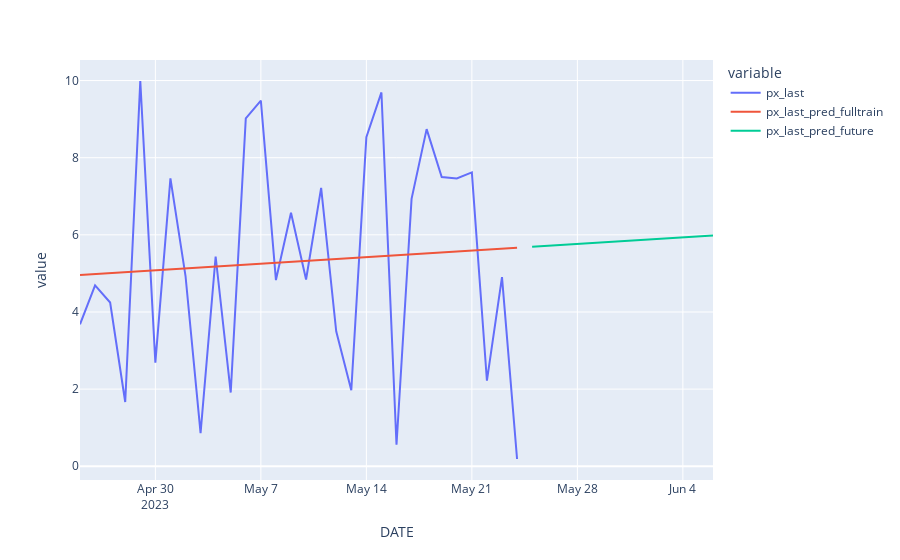

Source (notebook cell):
### Code cell
# But, what about the future?
# Using the full 30 days, let's predict 14 days into the future
import datetime 

future_range = 14 # days
df_future = pd.DataFrame({"date_ordinal":range(base_df['date_ordinal'].max()+1, base_df['date_ordinal'].max()+future_range)}, index=range(base_df.index.max()+1, base_df.index.max()+future_range))

X_future_pred = linear_model_full.predict(df_future)

df_future["px_last_pred_future"] = X_future_pred
df_future["DATE"] = pd.to_datetime(df_future['date_ordinal'].apply(lambda x: datetime.date.fromordinal(x)))

df_with_future = pd.concat([df_withavgs, df_future])

px.line(df_with_future, x="DATE", y=["px_last", "px_last_pred_fulltrain", "px_last_pred_future"])

### Figure 1 — Plotly figure (JSON) as saved in the notebook; plotly's stock layout.template omitted (floating-point values rounded to 4 significant figures)
{"data": [{"hovertemplate": "variable=px_last<br>DATE=%{x}<br>value=%{y}<extra></extra>", "legendgroup": "px_last", "line": {"color": "#636efa", "dash": "solid"}, "marker": {"symbol": "circle"}, "mode": "lines", "name": "px_last", "orientation": "v", "showlegend": true, "type": "scatter", "x": ["2023-04-25T00:00:00", "2023-04-26T00:00:00", "2023-04-27T00:00:00", "2023-04-28T00:00:00", "2023-04-29T00:00:00", "2023-04-30T00:00:00", "2023-05-01T00:00:00", "2023-05-02T00:00:00", "2023-05-03T00:00:00", "2023-05-04T00:00:00", "2023-05-05T00:00:00", "2023-05-06T00:00:00", "2023-05-07T00:00:00", "2023-05-08T00:00:00", "2023-05-09T00:00:00", "2023-05-10T00:00:00", "2023-05-11T00:00:00", "2023-05-12T00:00:00", "2023-05-13T00:00:00", "2023-05-14T00:00:00", "2023-05-15T00:00:00", "2023-05-16T00:00:00", "2023-05-17T00:00:00", "2023-05-18T00:00:00", "2023-05-19T00:00:00", "2023-05-20T00:00:00", "2023-05-21T00:00:00", "2023-05-22T00:00:00", "2023-05-23T00:00:00", "2023-05-24T00:00:00", "2023-05-25T00:00:00", "2023-05-26T00:00:00", "2023-05-27T00:00:00", "2023-05-28T00:00:00", "2023-05-29T00:00:00", "2023-05-30T00:00:00", "2023-05-31T00:00:00", "2023-06-01T00:00:00", "2023-06-02T00:00:00", "2023-06-03T00:00:00", "2023-06-04T00:00:00", "2023-06-05T00:00:00", "2023-06-06T00:00:00"], "xaxis": "x", "y": [3.679, 4.688, 4.246, 1.666, 9.988, 2.686, 7.462, 4.938, 0.8603, 5.438, 1.911, 9.02, 9.48, 4.827, 6.571, 4.841, 7.215, 3.498, 1.972, 8.53, 9.692, 0.5587, 6.933, 8.74, 7.498, 7.463, 7.618, 2.218, 4.902, 0.188, null, null, null, null, null, null, null, null, null, null, null, null, null], "yaxis": "y"}, {"hovertemplate": "variable=px_last_pred_fulltrain<br>DATE=%{x}<br>value=%{y}<extra></extra>", "legendgroup": "px_last_pred_fulltrain", "line": {"color": "#EF553B", "dash": "solid"}, "marker": {"symbol": "circle"}, "mode": "lines", "name": "px_last_pred_fulltrain", "orientation": "v", "showlegend": true, "type": "scatter", "x": ["2023-04-25T00:00:00", "2023-04-26T00:00:00", "2023-04-27T00:00:00", "2023-04-28T00:00:00", "2023-04-29T00:00:00", "2023-04-30T00:00:00", "2023-05-01T00:00:00", "2023-05-02T00:00:00", "2023-05-03T00:00:00", "2023-05-04T00:00:00", "2023-05-05T00:00:00", "2023-05-06T00:00:00", "2023-05-07T00:00:00", "2023-05-08T00:00:00", "2023-05-09T00:00:00", "2023-05-10T00:00:00", "2023-05-11T00:00:00", "2023-05-12T00:00:00", "2023-05-13T00:00:00", "2023-05-14T00:00:00", "2023-05-15T00:00:00", "2023-05-16T00:00:00", "2023-05-17T00:00:00", "2023-05-18T00:00:00", "2023-05-19T00:00:00", "2023-05-20T00:00:00", "2023-05-21T00:00:00", "2023-05-22T00:00:00", "2023-05-23T00:00:00", "2023-05-24T00:00:00", "2023-05-25T00:00:00", "2023-05-26T00:00:00", "2023-05-27T00:00:00", "2023-05-28T00:00:00", "2023-05-29T00:00:00", "2023-05-30T00:00:00", "2023-05-31T00:00:00", "2023-06-01T00:00:00", "2023-06-02T00:00:00", "2023-06-03T00:00:00", "2023-06-04T00:00:00", "2023-06-05T00:00:00", "2023-06-06T00:00:00"], "xaxis": "x", "y": [4.958, 4.982, 5.007, 5.031, 5.055, 5.08, 5.104, 5.128, 5.153, 5.177, 5.201, 5.226, 5.25, 5.274, 5.299, 5.323, 5.347, 5.372, 5.396, 5.421, 5.445, 5.469, 5.494, 5.518, 5.542, 5.567, 5.591, 5.615, 5.64, 5.664, null, null, null, null, null, null, null, null, null, null, null, null, null], "yaxis": "y"}, {"hovertemplate": "variable=px_last_pred_future<br>DATE=%{x}<br>value=%{y}<extra></extra>", "legendgroup": "px_last_pred_future", "line": {"color": "#00cc96", "dash": "solid"}, "marker": {"symbol": "circle"}, "mode": "lines", "name": "px_last_pred_future", "orientation": "v", "showlegend": true, "type": "scatter", "x": ["2023-04-25T00:00:00", "2023-04-26T00:00:00", "2023-04-27T00:00:00", "2023-04-28T00:00:00", "2023-04-29T00:00:00", "2023-04-30T00:00:00", "2023-05-01T00:00:00", "2023-05-02T00:00:00", "2023-05-03T00:00:00", "2023-05-04T00:00:00", "2023-05-05T00:00:00", "2023-05-06T00:00:00", "2023-05-07T00:00:00", "2023-05-08T00:00:00", "2023-05-09T00:00:00", "2023-05-10T00:00:00", "2023-05-11T00:00:00", "2023-05-12T00:00:00", "2023-05-13T00:00:00", "2023-05-14T00:00:00", "2023-05-15T00:00:00", "2023-05-16T00:00:00", "2023-05-17T00:00:00", "2023-05-18T00:00:00", "2023-05-19T00:00:00", "2023-05-20T00:00:00", "2023-05-21T00:00:00", "2023-05-22T00:00:00", "2023-05-23T00:00:00", "2023-05-24T00:00:00", "2023-05-25T00:00:00", "2023-05-26T00:00:00", "2023-05-27T00:00:00", "2023-05-28T00:00:00", "2023-05-29T00:00:00", "2023-05-30T00:00:00", "2023-05-31T00:00:00", "2023-06-01T00:00:00", "2023-06-02T00:00:00", "2023-06-03T00:00:00", "2023-06-04T00:00:00", "2023-06-05T00:00:00", "2023-06-06T00:00:00"], "xaxis": "x", "y": [null, null, null, null, null, null, null, null, null, null, null, null, null, null, null, null, null, null, null, null, null, null, null, null, null, null, null, null, null, null, 5.688, 5.713, 5.737, 5.761, 5.786, 5.81, 5.834, 5.859, 5.883, 5.907, 5.932, 5.956, 5.98], "yaxis": "y"}], "layout": {"legend": {"title": {"text": "variable"}, "tracegroupgap": 0}, "margin": {"t": 60}, "xaxis": {"anchor": "y", "domain": [0, 1], "title": {"text": "DATE"}}, "yaxis": {"anchor": "x", "domain": [0, 1], "title": {"text": "value"}}}}
